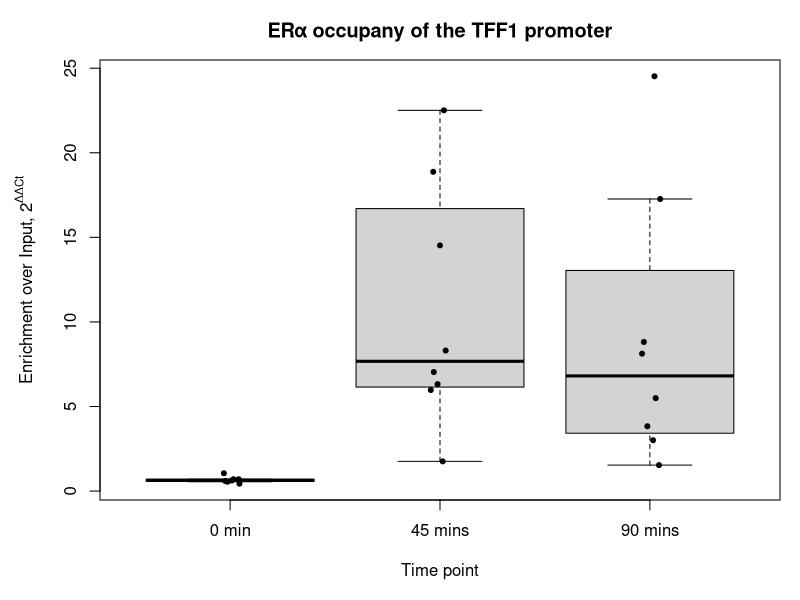

This figure's R source:



#Set varibles to make time points easier to spot
time0<-1
time45<-2
time90<-3

#Input raw data
qpcr<-list()
qpcr[[time0]] <- read.table("qpcr-0.txt", header=T,sep="\t",as.is=T)
qpcr[[time45]] <- read.table("qpcr-45.txt", header=T,sep="\t",as.is=T)
qpcr[[time90]] <- read.table("qpcr-90.txt", header=T,sep="\t",as.is=T)

for (time_point in time0:time90)
{
  qpcr[[time_point]][qpcr[[time_point]]=="No Ct"]<-NA
}


#Prepare lists
ct_values<-list()
ct_values_means<-list()
d_ct_values_means<-list()
input_values<-list()
input_mean<-list()
d_input_mean<-list()
dd_ct_values_means<-list()


for (time_point in time0:time90)
{
  
  
  #Create object
  ct_values[[time_point]]<- matrix(NA,0,2)
  
  #Add reps 1:8 to object
  for (rep in 1:8) {
    y_coord <- rep*12-11
    ct_values[[time_point]] <-rbind(
      ct_values[[time_point]],
      cbind(as.numeric(qpcr[[time_point]]$Ct..dR[y_coord:(y_coord+4)]),
            as.numeric(qpcr[[time_point]]$Ct..dR[(y_coord+5):(y_coord+9)]
            ))
    )
  }
  
  
  
  #Average techical reps from same isogenic replicate
  ct_values_means[[time_point]] <- matrix(NA,0,2)
  for(rep in 1:8){
    y_coord <- rep*5-4
    ct_values_means[[time_point]] <- rbind(ct_values_means[[time_point]], colMeans(ct_values[[time_point]][y_coord:(y_coord+4),1:2]))
  }
  
  #Import Input from time_point mins

  
  input_values[[time_point]] <- cbind(
                                      as.numeric(qpcr[[time_point]]$Ct..dR[ 12*(0:4)+11]),
                                      as.numeric(qpcr[[time_point]]$Ct..dR[ 12*(0:4)+12])
                                      )
  
  #Calucate Average of technical reps.
  input_mean[[time_point]] <- colMeans(input_values[[time_point]],na.rm=T)
  
  if(time_point == 2)
  { #Plate layout is reversed wrt control and target primers. See lab book.
    d_ct_values_means[[time_point]]<- ct_values_means[[time_point]][,2]-ct_values_means[[time_point]][,1]
    d_input_mean[[time_point]]<-input_mean[[time_point]][2]-input_mean[[time_point]][1]
  
    dd_ct_values_means[[time_point]]<- d_ct_values_means[[time_point]]-d_input_mean[[time_point]]
  } else {
    d_ct_values_means[[time_point]]<- ct_values_means[[time_point]][,1]-ct_values_means[[time_point]][,2]
    d_input_mean[[time_point]]<-input_mean[[time_point]][1]-input_mean[[time_point]][2]
    
    dd_ct_values_means[[time_point]]<- d_ct_values_means[[time_point]]-d_input_mean[[time_point]]
  }
}

df_ct <-data.frame(
          cbind(2^dd_ct_values_means[[time0]],
                2^dd_ct_values_means[[time45]], 
                2^dd_ct_values_means[[time90]]))
colnames(df_ct) <- c("0 min", "45 mins", "90 mins")

set.seed(1)
par(mar=c(5,5,3,1))
boxplot(df_ct,main="ERα occupany of the TFF1 promoter", range=1, ylab= expression(paste("Enrichment over Input, 2"^"ΔΔCt")),xlab="Time point", pch=NA)
stripchart(df_ct, add=T, vertical=T, pch=20,method="jitter", jitter=0.05)          
